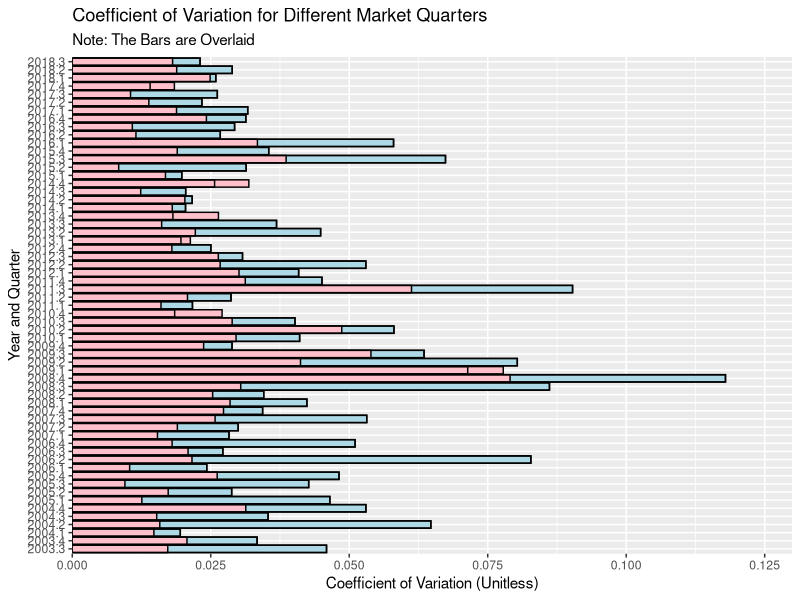

Recreate this plot in R.
# Import stock data

sp_data = read.csv('SP.csv')
emerging_data = read.csv('EEM.csv')

# Split data into quarters of the year

#install.packages("lubridate", dependencies=TRUE, repos='http://cran.rstudio.com/')
library(lubridate)

sp_quarters = split(sp_data, quarter(sp_data$Date, with_year=TRUE))
emerging_quarters = split(emerging_data, quarter(emerging_data$Date, with_year=TRUE))

# Analyze the coefficient of variation

calculate_cv = function(vec) {
  return (sd(vec$Adj.Close) / mean(vec$Adj.Close))
}

# Calculate cv for each quarter and combine into a single dataframe
sp_cv = lapply(sp_quarters, calculate_cv)
sp_cv = data.frame(
  Quarter = attr(sp_quarters, 'names'), 
  CV = as.data.frame(do.call("rbind", sp_cv))$V1)

emerging_cv = lapply(emerging_quarters, calculate_cv)
emerging_cv = data.frame(
  Quarter = attr(emerging_quarters, 'names'), 
  CV = as.data.frame(do.call("rbind", emerging_cv))$V1)

# Calculate the t-test to see if emerging markets are significantly more volatile

t.test(emerging_cv$CV, sp_cv$CV, alternative="greater")

# Graph the data

library(ggplot2)

g_data = data.frame(Quarter = emerging_cv$Quarter, SP = sp_cv$CV, Emerging = emerging_cv$CV)

ggplot(data=g_data,aes(x=Quarter, y=CV))+scale_x_discrete(limits = rev(levels(g_data$Quarter)))+geom_bar(aes(y=Emerging),stat="identity",position ="identity",fill='lightblue',color='black') +geom_bar(aes(y=SP),stat="identity",position ="identity",fill='pink',color='black')+geom_bar(aes(y=Emerging),stat="identity",position ="identity",alpha=0,color='black') +coord_flip() + scale_y_continuous(expand = c(0, 0), limits = c(0, 0.13)) +xlab("Year and Quarter") + ylab("Coefficient of Variation (Unitless)")+ggtitle("Coefficient of Variation for Different Market Quarters", subtitle="Note: The Bars are Overlaid")
